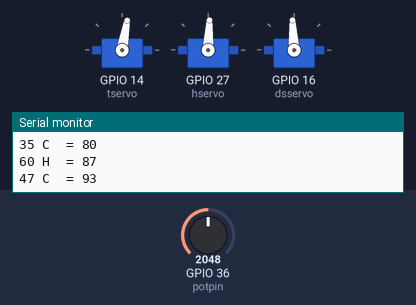
Bench run of a sketch on a simulated ESP32. On the bench: 3 × servo, the last lines printed to the serial monitor. Inputs (shaded band) come from the test bench; at power-on: GPIO 36 (potpin) = 2048.

Above: at 1.2 s.
1.3 s: GPIO 36 (potpin) set to 2866
At 2.7 s:
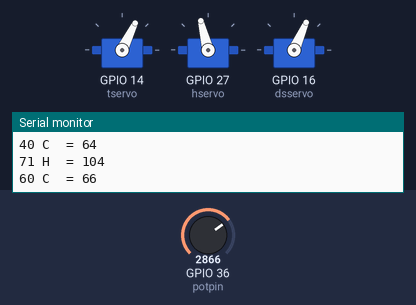
3.0 s: GPIO 36 (potpin) set to 3603
At 3.9 s:
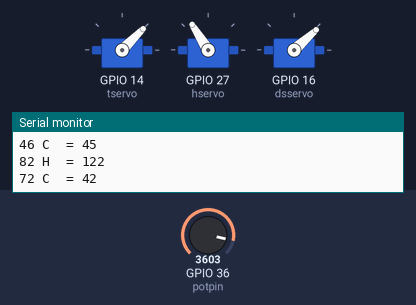
4.5 s: GPIO 36 (potpin) set to 4095
At 5.2 s:
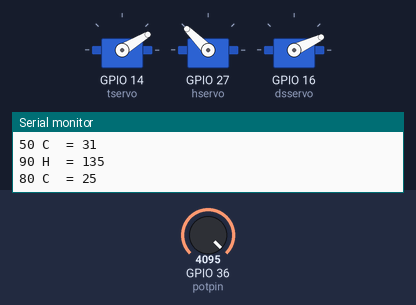
6.0 s: GPIO 36 (potpin) set to 1228
At 6.4 s:
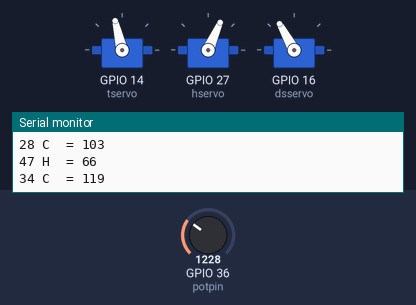
7.5 s: GPIO 36 (potpin) set to 491
At 8.8 s:
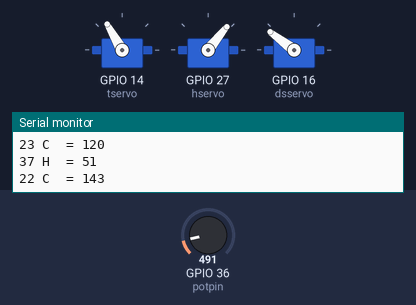
Timing chart, 0 to 10.0 s (numbered marks = the images above; inputs shaded):
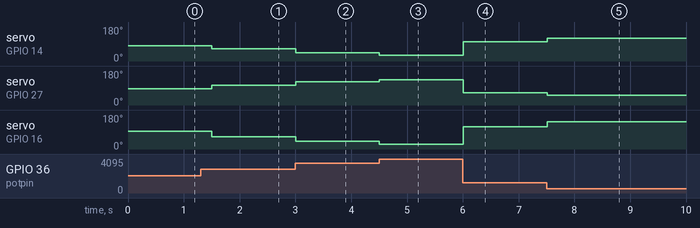

The sketch:

CPEfinalsDebug.ino
```cpp
#include <ESP32Servo.h>

const int potpin = 36;
int val, temp, humi, dstmp;
int tpos,hpos,dspos;

Servo tservo;
Servo hservo;
Servo dsservo;

void setup() {
  // put your setup code here, to run once:
  Serial.begin(115200);
  tservo.attach(14, 500, 2400);
  hservo.attach(27, 500, 2400);
  dsservo.attach(16, 500, 2400);
}

void loop() {
  // put your main code here, to run repeatedly:
  val = analogRead(potpin);
  temp = map(val , 0, 4095, 20, 50);
  tpos = map(temp , 20, 50, 129, 31);
  Serial.print(temp);
  Serial.print(" C  = ");
  Serial.println(tpos);
  if (temp >= 20 && temp <= 50){
    tservo.write(tpos);
  } else if (temp < 20){
    tservo.write(135);
  }else if (temp > 50){
    tservo.write(45);
  }
  humi = map(val , 0, 4095, 30, 90);
  hpos = map(humi , 30, 90, 40, 135);
  Serial.print(humi);
  Serial.print(" H  = ");
  Serial.println(hpos);
   if (humi >= 30 && humi <= 90){
    hservo.write(hpos);
  } else if (humi < 30){
    hservo.write(135);
  }else if (humi > 90){
    hservo.write(45);
  }
  dstmp = map(val , 0, 4095, 15, 80);
  dspos = map(dstmp , 15, 80, 157, 25);
  Serial.print(dstmp);
  Serial.print(" C  = ");
  Serial.println(dspos);
   if (dstmp >= 15 && dstmp <= 80){
    dsservo.write(dspos);
  } else if (dstmp < 15){
    dsservo.write(155);
  }else if (dstmp > 80){
    dsservo.write(25);
  }
  delay(250);
}
```

Measured:
- after the input at 1.3 s, servo on GPIO 14 (tservo): 80° → 64° after 0.20 s; servo on GPIO 27 (hservo): 87° → 104° after 0.20 s; servo on GPIO 16 (dsservo): 93° → 66° after 0.20 s
- after the input at 3.0 s, servo on GPIO 14 (tservo): 64° → 45° at once; servo on GPIO 27 (hservo): 104° → 122° at once; servo on GPIO 16 (dsservo): 66° → 42° at once
- after the input at 4.5 s, servo on GPIO 14 (tservo): 45° → 31° at once; servo on GPIO 27 (hservo): 122° → 135° at once; servo on GPIO 16 (dsservo): 42° → 25° at once
- after the input at 6.0 s, servo on GPIO 14 (tservo): 31° → 103° at once; servo on GPIO 27 (hservo): 135° → 66° at once; servo on GPIO 16 (dsservo): 25° → 119° at once
- after the input at 7.5 s, servo on GPIO 14 (tservo): 103° → 120° at once; servo on GPIO 27 (hservo): 66° → 51° at once; servo on GPIO 16 (dsservo): 119° → 143° at once
